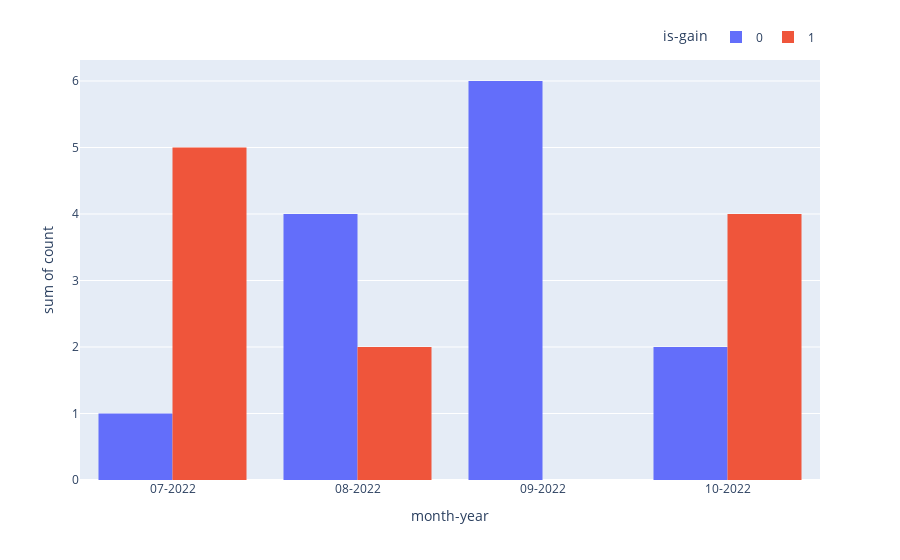

Write notebook code for a chart like this one.
### Code cell
chart_title="gain-lose"

fig = px.histogram(df_Monthly_Count, x="month-year", y="count",
             color='is-gain', barmode='group',height=500)

fig.update_layout(legend=dict(
    orientation="h",
    yanchor="bottom",
    y=1.02,
    xanchor="right",
    x=1
))
fig.show()

pio.write_image(fig, f"{report_path}\\{title}-{chart_title}.png")

### Figure 1 — Plotly figure (JSON) as saved in the notebook; plotly's stock layout.template omitted (floating-point values rounded to 4 significant figures)
{"data": [{"alignmentgroup": "True", "bingroup": "x", "histfunc": "sum", "hovertemplate": "is-gain=0<br>month-year=%{x}<br>sum of count=%{y}<extra></extra>", "legendgroup": "0", "marker": {"color": "#636efa", "pattern": {"shape": ""}}, "name": "0", "offsetgroup": "0", "orientation": "v", "showlegend": true, "type": "histogram", "x": ["07-2022", "08-2022", "09-2022", "10-2022"], "xaxis": "x", "y": [1, 4, 6, 2], "yaxis": "y"}, {"alignmentgroup": "True", "bingroup": "x", "histfunc": "sum", "hovertemplate": "is-gain=1<br>month-year=%{x}<br>sum of count=%{y}<extra></extra>", "legendgroup": "1", "marker": {"color": "#EF553B", "pattern": {"shape": ""}}, "name": "1", "offsetgroup": "1", "orientation": "v", "showlegend": true, "type": "histogram", "x": ["07-2022", "08-2022", "10-2022"], "xaxis": "x", "y": [5, 2, 4], "yaxis": "y"}], "layout": {"autosize": true, "barmode": "group", "legend": {"orientation": "h", "title": {"text": "is-gain"}, "tracegroupgap": 0, "x": 1, "xanchor": "right", "y": 1.02, "yanchor": "bottom"}, "margin": {"t": 60}, "xaxis": {"anchor": "y", "autorange": true, "domain": [0, 1], "range": [-0.5, 3.5], "title": {"text": "month-year"}, "type": "category"}, "yaxis": {"anchor": "x", "autorange": true, "domain": [0, 1], "range": [0, 6.316], "title": {"text": "sum of count"}, "type": "linear"}}}
